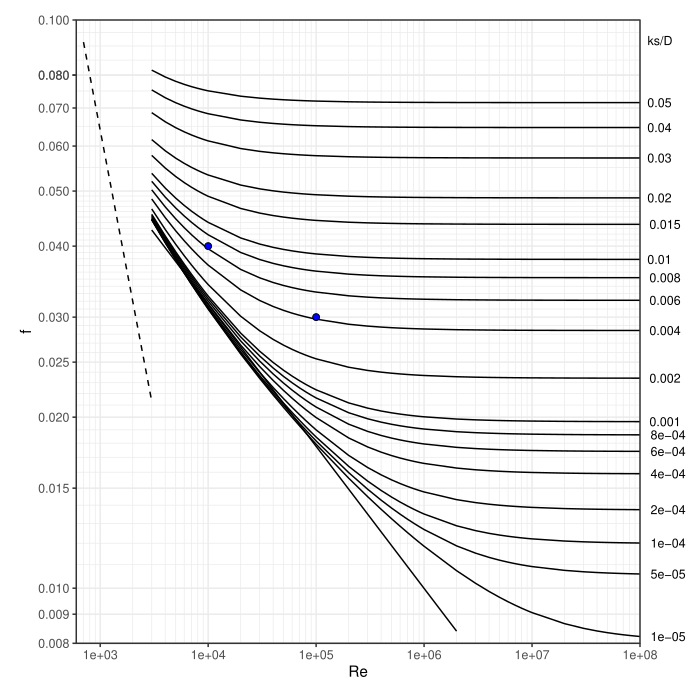

The script that drew this image:
pkgname <- "hydraulics"
source(file.path(R.home("share"), "R", "examples-header.R"))
options(warn = 1)
options(pager = "console")
library('hydraulics')

base::assign(".oldSearch", base::search(), pos = 'CheckExEnv')
base::assign(".old_wd", base::getwd(), pos = 'CheckExEnv')
cleanEx()
nameEx("atmos_table")
### * atmos_table

flush(stderr()); flush(stdout())

### Name: atmos_table
### Title: Tabulates into a tibble some properties of the standard
###   atmosphere: temperature, density, and pressure.
### Aliases: atmos_table

### ** Examples


atmos_table(units = 'SI')




cleanEx()
nameEx("atmosprops")
### * atmosprops

flush(stderr()); flush(stdout())

### Name: atmosprops
### Title: Functions to calculate ICAO standard atmospheric properties:
###   temperature, density, and pressure.
### Aliases: atmosprops atmtemp atmpres atmdens

### ** Examples


#Find standard atmospheric temperature at altitude 8000 m
atmtemp(alt = 8000, units = 'SI')

#Find standard atmospheric pressure assuming default altitude of zero (sea-level)
atmpres(units = 'Eng', ret_units = TRUE)

#Find standard atmospheric density at altitude 15000 ft 
atmdens(alt = 15000, units = 'Eng')




cleanEx()
nameEx("colebrook")
### * colebrook

flush(stderr()); flush(stdout())

### Name: colebrook
### Title: Calculates the Darcy-Weisbach Friction Factor f
### Aliases: colebrook velocity reynolds_number

### ** Examples


# A Type 1 problem (solve for hf): US units
D <- 20/12   #diameter of 20 inches
Q <- 4       #flow in ft^3/s
T <- 60      #water temperature in F
ks <- 0.0005 #pipe roughness in ft

f <- colebrook(ks=ks,V=velocity(D,Q), D=D, nu=kvisc(T=T, units="Eng"))




cleanEx()
nameEx("darcyweisbach")
### * darcyweisbach

flush(stderr()); flush(stdout())

### Name: darcyweisbach
### Title: Solves the Darcy-Weisbach Equation for the either head loss
###   (hf), flow rate (Q), diameter (D), or roughness height (ks).
### Aliases: darcyweisbach

### ** Examples


#Type 2 (solving for flow rate, Q): SI Units
D <- .5
L <- 10
hf <- 0.006*L
T <- 20
ks <- 0.000046
darcyweisbach(D = D, hf = hf, L = L, ks = ks, nu = kvisc(T=T, units='SI'), units = c('SI'))

#Type 3 (solving for diameter, D): Eng (US) units
Q <- 37.5     #flow in ft^3/s
L <- 8000     #pipe length in ft
hf <- 215     #head loss due to friction, in ft
T <- 68       #water temperature, F
ks <- 0.0008  #pipe roughness, ft
darcyweisbach(Q = Q, hf = hf, L = L, ks = ks, nu = kvisc(T=T, units='Eng'), units = c('Eng'))




cleanEx()
nameEx("direct_step")
### * direct_step

flush(stderr()); flush(stdout())

### Name: direct_step
### Title: Uses the direct step method to find the distance between two
###   known depths in a trapezoidal channel
### Aliases: direct_step

### ** Examples


#Solving for profile between depths 3.1 ft and 3.4 ft in a rectangular channel
#Flow of 140 ft^3/s, bottom width = 6 ft:
direct_step(So=0.0015, n=0.013, Q=140, y1=3.1, y2=3.4, b=6, m=0, nsteps=2, units="Eng")




cleanEx()
nameEx("hardycross")
### * hardycross

flush(stderr()); flush(stdout())

### Name: hardycross
### Title: Applies the Hardy-Cross method to solve for pipe flows in a
###   network.
### Aliases: hardycross

### ** Examples


#              A----------B --> 0.5m^3/s
#              |\   (4)   |
#              | \        |
#              |  \       |
#              |   \(2)   |
#              |    \     |(5)
#              |(1)  \    |
#              |      \   |
#              |       \  |
#              |        \ |
#              |   (3)   \|
# 0.5m^3/s --> C----------D

#Input pipe characteristics data frame. With K given other columns not needed
dfpipes <- data.frame(
ID = c(1,2,3,4,5),                     #pipe ID
K = c(200,2500,500,800,300)            #resistance used in hf=KQ^2
)
loops <- list(c(1,2,3),c(2,4,5))
Qs <- list(c(0.3,0.1,-0.2),c(-0.1,0.2,-0.3))
hardycross(dfpipes = dfpipes, loops = loops, Qs = Qs, n_iter = 1, units = "SI")




cleanEx()
nameEx("manningc")
### * manningc

flush(stderr()); flush(stdout())

### Name: manningc
### Title: Solves the Manning Equation for gravity flow in a circular pipe
### Aliases: manningc

### ** Examples


#Solving for flow rate, Q: SI Units
manningc(d = 0.6, n = 0.013, Sf = 1./400., y = 0.24, units = "SI")
#returns 0.1 m3/s

#Solving for Sf, if d=600 mm and pipe is to flow half full
manningc(d = 0.6, Q = 0.17, n = 0.013, y = 0.3, units = "SI")
#returns required slope of 0.003

#Solving for diameter, d when given y_d): Eng (US) units
manningc(Q = 83.5, n = 0.015, Sf = 0.0002, y_d = 0.9, units = "Eng")
#returns 7.0 ft required diameter

#Solving for depth, d when given Q: SI units
manningc(Q=0.01, n=0.0013, Sf=0.001, d = 0.2, units="SI")
#returns depth  y = 0.042 m, critical depth, yc = 0.085 m




cleanEx()
nameEx("manningt")
### * manningt

flush(stderr()); flush(stdout())

### Name: manningt
### Title: Solves the Manning Equation for water flow in an open channel
### Aliases: manningt

### ** Examples


#Solving for flow rate, Q, trapezoidal channel: SI Units
manningt(n = 0.013, m = 2, Sf = 0.0005, y = 1.83, b = 3, units = "SI")
#returns Q=22.2 m3/s

#Solving for roughness, n, rectangular channel: Eng units
manningt(Q = 14.56, m = 0, Sf = 0.0004, y = 2.0, b = 4, units = "Eng")
#returns Manning n of 0.016

#Solving for depth, y, triangular channel: SI units
manningt(Q = 1.0, n = 0.011, m = 1, Sf = 0.0065, b = 0, units = "SI")
#returns 0.6 m normal flow depth




cleanEx()
nameEx("moody")
### * moody

flush(stderr()); flush(stdout())

### Name: moody
### Title: Creates a Moody diagram with optional manually added points
### Aliases: moody

### ** Examples


# Draw canonical Moody diagram
moody()

# Draw Moody diagram plotting two additional points
Re = c(10000, 100000)
f = c(0.04, 0.03)
moody( Re = Re, f = f )





cleanEx()
nameEx("pumpcurve")
### * pumpcurve

flush(stderr()); flush(stdout())

### Name: pumpcurve
### Title: Fits a polynomial curve to three or more points from a pump
###   characteristic curve to be used in solving for an operating point of
###   the pump in a piping system.
### Aliases: pumpcurve

### ** Examples


#Input in Eng units - use \code{units} package for easy unit conversion
qgpm <- units::set_units(c(0, 5000, 7850), gallons/minute)
qcfs <- units::set_units(qgpm, ft^3/s)
hft <- c(81, 60, 20) #units are already in ft so setting units is optional
pumpcurve(Q = qcfs, h = hft, eq = "poly2", units = "Eng")




cleanEx()
nameEx("sequent_depth")
### * sequent_depth

flush(stderr()); flush(stdout())

### Name: sequent_depth
### Title: Solves the Momentum Equation for sequent (or conjugate) depth in
###   a trapezoidal channel
### Aliases: sequent_depth

### ** Examples


#Solving for sequent depth: SI Units
#Flow of 0.2 m^3/s, bottom width = 0.5 m, Depth = 0.1 m, side slope = 1:1
sequent_depth(Q=0.2,b=0.5,y=0.1,m=1,units = "SI", ret_units = TRUE)




cleanEx()
nameEx("spec_energy_trap")
### * spec_energy_trap

flush(stderr()); flush(stdout())

### Name: spec_energy_trap
### Title: Creates a specific energy diagram for a trapezoidal channel
### Aliases: spec_energy_trap

### ** Examples


# Draw a specific cross-section with flow 1, width 2, side slope 3:1 (H:V)
spec_energy_trap(Q = 1.0, b = 2.0, m = 3.0, scale = 4, units = "SI")




cleanEx()
nameEx("systemcurve")
### * systemcurve

flush(stderr()); flush(stdout())

### Name: systemcurve
### Title: Creates a system curve for a piping system using the static head
###   and a coefficient.
### Aliases: systemcurve

### ** Examples


#Input in Eng units. Coefficient can be calculated manually or using 
#other package functions for friction loss in a pipe system using \eqn{Q=1}
ans <- darcyweisbach(Q = 1,D = 20/12, L = 3884, ks = 0.0005, nu = 1.23e-5, units = "Eng")
systemcurve(hs = 30, K = ans$hf, units = "Eng")




cleanEx()
nameEx("water_table")
### * water_table

flush(stderr()); flush(stdout())

### Name: water_table
### Title: Tabulates into a tibble the basic water properties: density,
###   dynamic and kinematic viscosity, saturation vapor pressure, surface
###   tension, and bulk modulus.
### Aliases: water_table

### ** Examples


water_table(units = 'SI')




cleanEx()
nameEx("waterprops")
### * waterprops

flush(stderr()); flush(stdout())

### Name: waterprops
### Title: Functions to calculate water properties: density, specific
###   weight, dynamic and kinematic viscosity, saturation vapor pressure,
###   surface tension, and bulk modulus.
### Aliases: waterprops dvisc dens specwt kvisc svp surf_tension Ev

### ** Examples


#Find kinematic viscocity for water temperature of 55 F
nu = kvisc(T = 55, units = 'Eng')

#Find kinematic viscocity assuming default water temperature of 68 F
nu = kvisc(units = 'Eng')

#Find water density for water temperature of 25 C
rho = dens(T = 25, units = 'SI')

#Find saturation vapor pressure for water temperature of 10 C
vps = svp(T = 10, units = 'SI')

#Find surface tension for water temperature of 10 C
s_tens = surf_tension(T = 10, units = 'SI')




cleanEx()
nameEx("xc_circle")
### * xc_circle

flush(stderr()); flush(stdout())

### Name: xc_circle
### Title: Creates a cross-section plot for a partially filled pipe
### Aliases: xc_circle

### ** Examples


# Draw a cross-section with diameter 1.0 and depth 0.7
xc_circle(y = 0.7, d = 1.0, units = "SI")




cleanEx()
nameEx("xc_trap")
### * xc_trap

flush(stderr()); flush(stdout())

### Name: xc_trap
### Title: Creates a cross-section plot for an open channel
### Aliases: xc_trap

### ** Examples


# Draw a cross-section with depth 1, width 2, side slope 3:1 (H:V)
xc_trap(y = 1.0, b = 2.0, m = 3.0, units = "SI")




### * <FOOTER>
###
cleanEx()
options(digits = 7L)
base::cat("Time elapsed: ", proc.time() - base::get("ptime", pos = 'CheckExEnv'),"\n")
grDevices::dev.off()
###
### Local variables: ***
### mode: outline-minor ***
### outline-regexp: "\\(> \\)?### [*]+" ***
### End: ***
quit('no')
